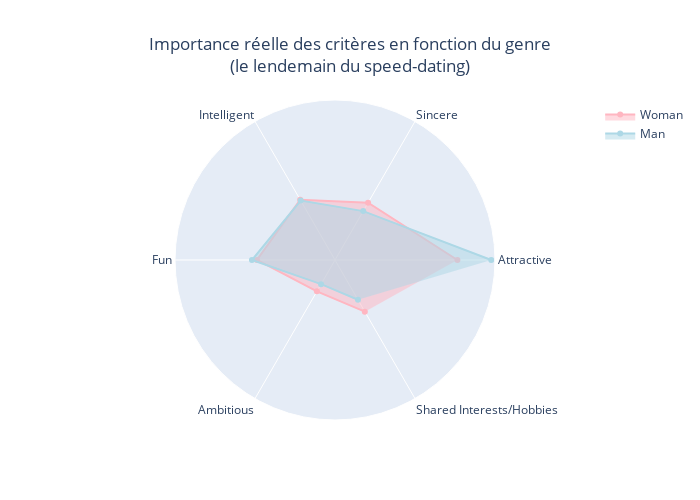

Notebook code for this chart:
### Markdown cell above
##### Importance réelle

### Code cell
# Le lendemain du speed-dating
plot_attribute_expectations_per_genre(participant_df, ["attr7_2", "sinc7_2", "intel7_2", "fun7_2", "amb7_2", "shar7_2"], "Importance réelle des critères en fonction du genre\n(le lendemain du speed-dating)", palette_gender_label, "image_05.png")

### Figure 1 — Plotly figure (JSON) as saved in the notebook; plotly's stock layout.template omitted (floating-point values rounded to 4 significant figures)
{"data": [{"fill": "toself", "line": {"color": "lightpink"}, "name": "Woman", "r": [27.98, 15.13, 15.92, 17.84, 8.274, 13.63], "theta": ["Attractive", "Sincere", "Intelligent", "Fun", "Ambitious", "Shared Interests/Hobbies"], "type": "scatterpolar"}, {"fill": "toself", "line": {"color": "lightblue"}, "name": "Man", "r": [35.71, 12.9, 15.68, 18.98, 6.371, 10.5], "theta": ["Attractive", "Sincere", "Intelligent", "Fun", "Ambitious", "Shared Interests/Hobbies"], "type": "scatterpolar"}], "layout": {"height": 500, "polar": {"radialaxis": {"visible": false}}, "showlegend": true, "title": {"text": "Importance réelle des critères en fonction du genre<br>(le lendemain du speed-dating)", "x": 0.5}, "width": 700}}
